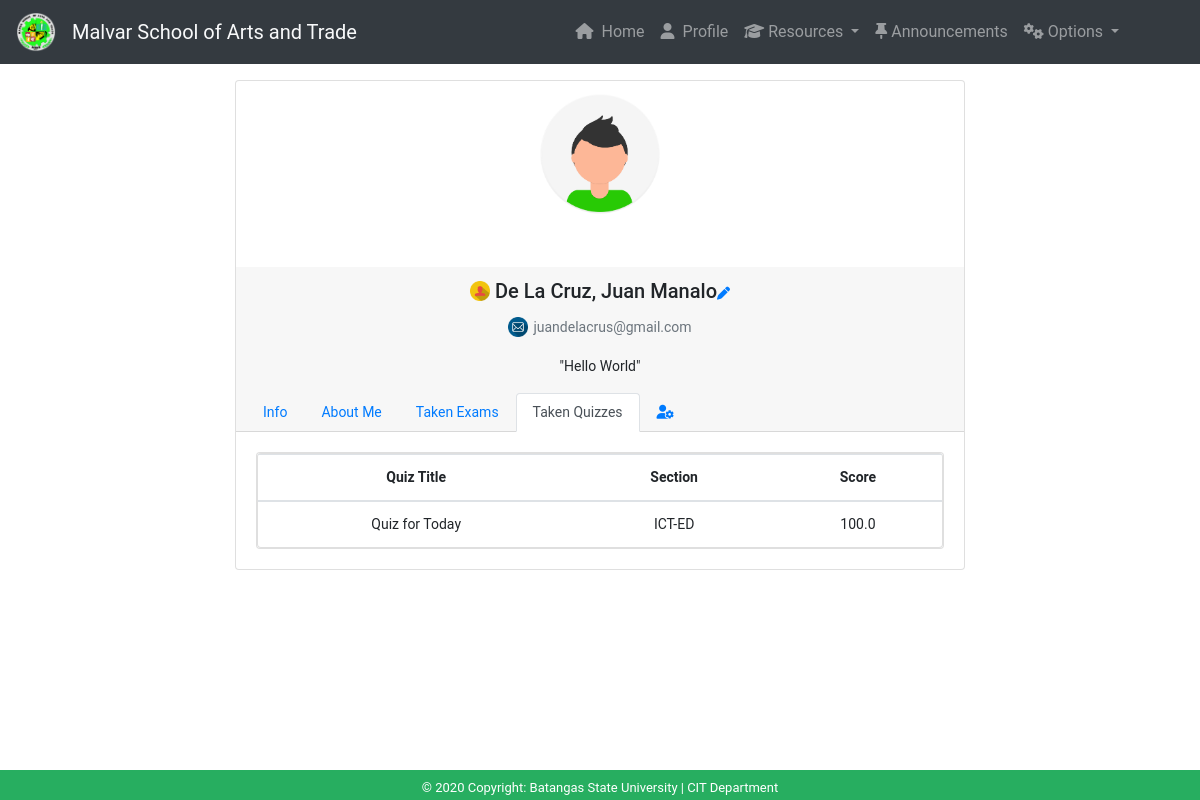
/student-profile/profile/student-taken-quiz-profile/ (signed in), run on the app's committed database.
### quiz/models.py (models this page shows, shortened)
class User(AbstractUser):
    is_student = models.BooleanField(default=False)
    is_teacher = models.BooleanField(default=False)

class TakenQuiz(models.Model):
    student = models.ForeignKey(Student, on_delete=models.CASCADE, related_name='taken_quizzes')
    quiz = models.ForeignKey(Quiz, on_delete=models.CASCADE, related_name='taken_quizzes')
    score = models.FloatField()
    date = models.DateTimeField(auto_now_add=True)

class Quiz(models.Model):
    owner = models.ForeignKey(User, on_delete=models.CASCADE, related_name='quizzes')
    name = models.CharField(max_length=255, help_text='Quiz Title')
    year_level = models.ForeignKey(Year_Level, on_delete = models.CASCADE,related_name='quizzes', help_text='Year Level')

class Year_Level(models.Model):
    name = models.CharField(max_length=30, help_text='Year Level')
    def __str__(self):
        return self.name

### student_profile/models.py (models this page shows, shortened)
class StudentProfile(models.Model):
    academic_level = [
        ('JHS', 'JHS'),
        ('SHS', 'SHS'),
    ]
    program = [
        ('ABM', 'ABM'),
        ('GAS', 'GAS'),
        ('ICT', 'ICT'),
        ('STEM', 'STEM')
    ]
    gender = [
        ('Male', 'Male'),
        ('Female', 'Female'),
    ]
    user = models.OneToOneField(User, on_delete=models.CASCADE)
    profile_picture = models.ImageField(verbose_name='Profile Picture', default='images/avatar.png', upload_to='profile_picture', blank=True)
    first_name = models.CharField(max_length=200, verbose_name='First Name', blank=False)
    middle_name = models.CharField(max_length=200, verbose_name='Middle Name', blank=False)
    last_name = models.CharField(max_length=200, verbose_name='Last Name', blank=False)
    birthday = models.DateField(auto_now_add=False, verbose_name='Birthday', blank=False, help_text='example : 01/20/2020')
    age = models.PositiveSmallIntegerField(verbose_name="Age", blank=False)
    address = models.CharField(max_length=200, verbose_name='Address', blank=False)
    mothers_name = models.CharField(max_length=200, verbose_name="Mother's Name", blank=False)
    fathers_name = models.CharField(max_length=200, verbose_name="Father's Name", blank=False)
    contact_no = models.IntegerField(verbose_name="Contact No", blank=False)
    email = models.CharField(max_length=200, verbose_name='Email Address', blank=False)
    section = models.ForeignKey(Year_Level, on_delete=models.CASCADE, verbose_name='Section')
    bio = models.CharField(max_length=3000, verbose_name='Your Bio', blank=False)
    academic_level = models.CharField(max_length=100, choices=academic_level, blank=False, verbose_name='Academic Level')
    program = models.CharField(max_length=100, choices=program, blank=False, verbose_name='Program')
    student_id = models.CharField(max_length=100, blank=False, verbose_name='Student ID')
    gender = models.CharField(max_length=100, choices=gender, blank=False, verbose_name='Gender')

### student_profile/views.py (the view)
# urls.py: path('profile/student-taken-quiz-profile/', views.TakenQuizListProfileView.as_view(), name='student-taken-quiz'),
class TakenQuizListProfileView(ListView):
    model = TakenQuiz
    context_object_name = 'taken_quizzes'
    template_name = 'profile/student_taken_quiz.html'
    def get_queryset(self):
        queryset = self.request.user.student.taken_quizzes \
            .select_related('quiz', 'quiz__year_level') \
            .order_by('quiz__name')
        return queryset

### student_profile/templates/profile/student_taken_quiz.html
{% extends 'base.html' %}
{% load static %}
{% block content %}
    {% include 'navbar.html' %}
{% if user.is_student %}
  <div class="container">
    <div class="row">
      {% include 'sidenav.html' %}
      <div class="col">
      </div>
      <div class="col-md-8" style="margin-top: 1rem; margin-bottom: 3rem; font-size: 14px;">
        <div class="card text-center">
               <div class="text-center">
                <img class="rounded-circle" src="{{ user.studentprofile.profile_picture.url }}" class="card-img-top" alt="Profile Picture"
                style="max-width: 10rem; min-width: 10rem; position: relative; ">
               </div>
                <div class="card-body">
                </div>
            <div class="card-header">
                <h5 class="card-title"><img src="{% static 'icons/user-icon.png' %}" style="width: 20px; margin-right: 5px; margin-bottom: 4px;">{{ user.studentprofile.last_name }},
                   {{user.studentprofile.first_name }} {{ user.studentprofile.middle_name }}<a href="" style="font-size: 13px;"><i class="fas fa-pen" aria-hidden="false"></i></a></h5>
              <p class="text-muted text-center"><img src="{% static 'icons/email.png' %}" style="width: 20px; margin-right: 5px; margin-bottom: 3px;">{{ user.studentprofile.email }}</p>
              <p class="card-text">"{{ user.studentprofile.bio }}"</p>
              <ul class="nav nav-tabs card-header-tabs">
                <li class="nav-item">
                  <a class="nav-link " href="{% url 'profile:student-profile' %}">Info</a>
                </li>
                <li class="nav-item">
                  <a class="nav-link " href="{% url 'profile:student-create-profile' %}">About Me</a>
                </li>
                <li class="nav-item">
                    <a class="nav-link" href="{% url 'profile:student-taken-exams' %}">Taken Exams</a>
                </li>
                <li class="nav-item">
                    <a class="nav-link active" href="{% url 'profile:student-taken-quiz' %}">Taken Quizzes</a>
                </li>
                <li class="nav-item">
                    <a class="nav-link" href="{% url 'profile:student-options-profile' %}"><i class="fas fa-user-cog"></i></a>
                </li>
              </ul>
            </div>
            <div class="card-body">
              <div class="card">
                <div class="card">
                  <table class="table mb-0">
                    <thead>
                      <tr>
                        <th>Quiz Title</th>
                        <th>Section</th>
                        <th>Score</th>
                      </tr>
                    </thead>
                    <tbody>
                      {% for taken_quiz in taken_quizzes %}
                        <tr>
                          <td>{{ taken_quiz.quiz.name }}</td>
                          <td>{{ taken_quiz.quiz.year_level }}</td>
                          <td>{{ taken_quiz.score }}</td>
                        </tr>
                      {% empty %}
                        <tr>
                          <td class="bg-light text-center font-italic" colspan="3">You haven't completed any quiz yet.</td>
                        </tr>
                      {% endfor %}
                    </tbody>
                  </table>
                </div>
              </div>
            </div>
          </div>
      </div>
      <div class="col">
      </div>
    </div>
  </div>
{% endif %}
{% include 'footer.html' %}
{% endblock %}

### templates/sidenav.html (style rules this page uses)
body { font-family: "Lato", sans-serif; transition: background-color .5s; }

### data on the page
User: studentprofile.profile_picture (picture), studentprofile.last_name "De La Cruz", studentprofile.first_name "Juan", studentprofile.middle_name "Manalo", studentprofile.email "juandelacrus@gmail.com", studentprofile.bio "Hello World"
TakenQuiz: quiz.name "Quiz for Today", quiz.year_level "ICT-ED", score "100.0"
